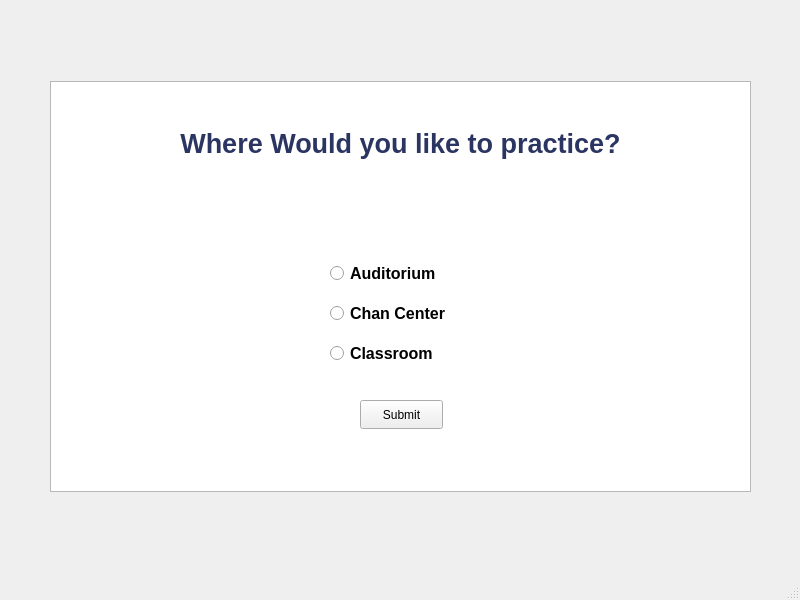
<?xml version="1.0" encoding="UTF-8"?>
<ui version="4.0">
 <class>PublicSpeaking</class>
 <widget class="QMainWindow" name="PublicSpeaking">
  <property name="geometry">
   <rect>
    <x>0</x>
    <y>0</y>
    <width>800</width>
    <height>600</height>
   </rect>
  </property>
  <property name="windowTitle">
   <string>MainWindow</string>
  </property>
  <widget class="QWidget" name="centralwidget">
   <widget class="QTextBrowser" name="textBrowser">
    <property name="geometry">
     <rect>
      <x>50</x>
      <y>81</y>
      <width>701</width>
      <height>411</height>
     </rect>
    </property>
    <property name="html">
     <string>&lt;!DOCTYPE HTML PUBLIC &quot;-//W3C//DTD HTML 4.0//EN&quot; &quot;http://www.w3.org/TR/REC-html40/strict.dtd&quot;&gt;
&lt;html&gt;&lt;head&gt;&lt;meta name=&quot;qrichtext&quot; content=&quot;1&quot; /&gt;&lt;meta charset=&quot;utf-8&quot; /&gt;&lt;style type=&quot;text/css&quot;&gt;
p, li { white-space: pre-wrap; }
&lt;/style&gt;&lt;/head&gt;&lt;body style=&quot; font-family:'Segoe UI'; font-size:9pt; font-weight:400; font-style:normal;&quot;&gt;
&lt;p align=&quot;center&quot; style=&quot;-qt-paragraph-type:empty; margin-top:0px; margin-bottom:0px; margin-left:0px; margin-right:0px; -qt-block-indent:0; text-indent:0px;&quot;&gt;&lt;br /&gt;&lt;/p&gt;
&lt;p align=&quot;center&quot; style=&quot;-qt-paragraph-type:empty; margin-top:0px; margin-bottom:0px; margin-left:0px; margin-right:0px; -qt-block-indent:0; text-indent:0px; font-size:18pt; font-weight:700; color:#2b3561;&quot;&gt;&lt;br /&gt;&lt;/p&gt;
&lt;p align=&quot;center&quot; style=&quot; margin-top:0px; margin-bottom:0px; margin-left:0px; margin-right:0px; -qt-block-indent:0; text-indent:0px;&quot;&gt;&lt;span style=&quot; font-size:20pt; font-weight:700; color:#2b3561;&quot;&gt;Where Would you like to practice?&lt;/span&gt;&lt;/p&gt;&lt;/body&gt;&lt;/html&gt;</string>
    </property>
   </widget>
   <widget class="QRadioButton" name="radioButtonAudi">
    <property name="geometry">
     <rect>
      <x>330</x>
      <y>260</y>
      <width>141</width>
      <height>26</height>
     </rect>
    </property>
    <property name="font">
     <font>
      <pointsize>12</pointsize>
      <bold>true</bold>
     </font>
    </property>
    <property name="text">
     <string>Auditorium</string>
    </property>
   </widget>
   <widget class="QRadioButton" name="radioButtonCC">
    <property name="geometry">
     <rect>
      <x>330</x>
      <y>300</y>
      <width>151</width>
      <height>26</height>
     </rect>
    </property>
    <property name="font">
     <font>
      <pointsize>12</pointsize>
      <bold>true</bold>
     </font>
    </property>
    <property name="text">
     <string>Chan Center</string>
    </property>
   </widget>
   <widget class="QRadioButton" name="radioButtonClass">
    <property name="geometry">
     <rect>
      <x>330</x>
      <y>340</y>
      <width>131</width>
      <height>26</height>
     </rect>
    </property>
    <property name="font">
     <font>
      <pointsize>12</pointsize>
      <bold>true</bold>
     </font>
    </property>
    <property name="text">
     <string>Classroom</string>
    </property>
   </widget>
   <widget class="QPushButton" name="pushButton">
    <property name="geometry">
     <rect>
      <x>360</x>
      <y>400</y>
      <width>83</width>
      <height>29</height>
     </rect>
    </property>
    <property name="text">
     <string>Submit</string>
    </property>
   </widget>
  </widget>
  <widget class="QMenuBar" name="menubar">
   <property name="geometry">
    <rect>
     <x>0</x>
     <y>0</y>
     <width>800</width>
     <height>25</height>
    </rect>
   </property>
  </widget>
  <widget class="QStatusBar" name="statusbar"/>
 </widget>
 <resources/>
 <connections/>
</ui>
